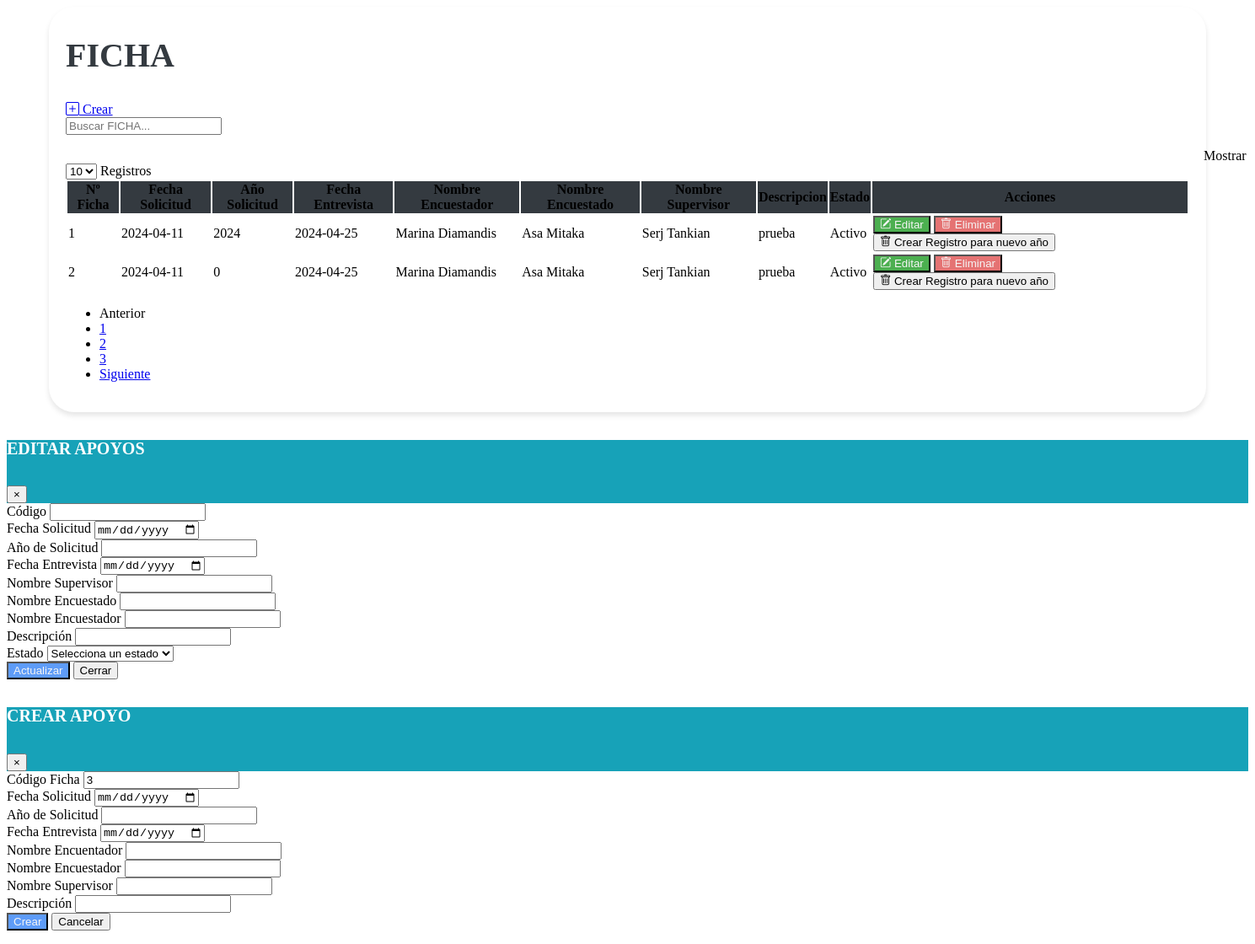
/vistas/Mantenimiento_Ficha.php, run on an earlier commit of the app's database.
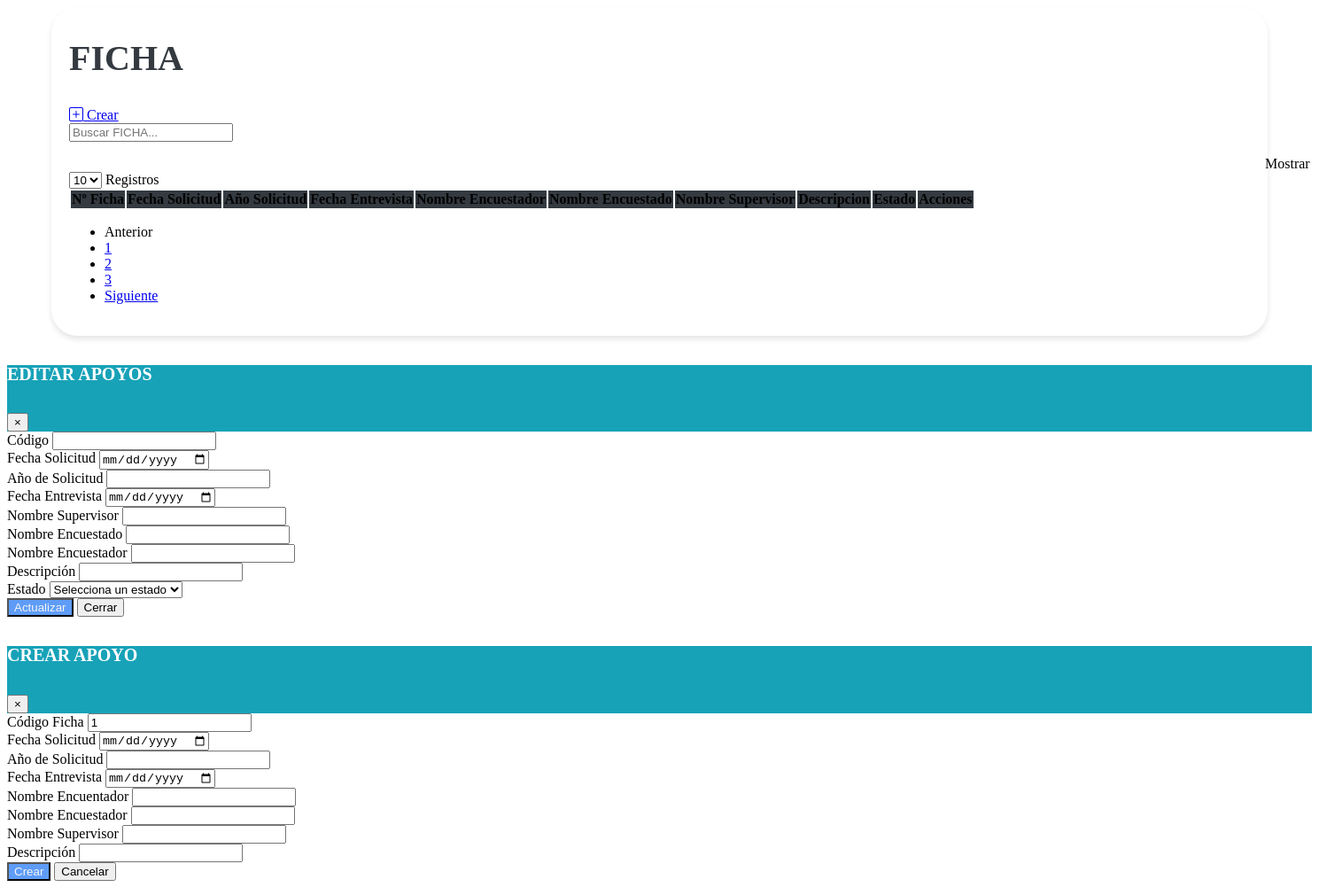
And on a later commit of the database.
### tables this page shows
CREATE TABLE `fichas` (
  `id_ficha` bigint(20) NOT NULL DEFAULT 0,
  `fecha_solicitud` date DEFAULT NULL,
  `anio_solicitud` int(11) DEFAULT NULL,
  `descripcion` varchar(255) DEFAULT NULL,
  `creado_por` varchar(50) DEFAULT NULL,
  `fecha_creacion` timestamp NOT NULL DEFAULT current_timestamp(),
  `modificado_por` varchar(50) DEFAULT NULL,
  `fecha_modificacion` timestamp NOT NULL DEFAULT current_timestamp() ON UPDATE current_timestamp(),
  `estado` enum('A','I') DEFAULT NULL,
  `fecha_entrevista` date DEFAULT NULL,
  `nombre_encuentrador` varchar(50) DEFAULT NULL,
  `firma_productor` varchar(100) DEFAULT NULL,
  `nombre_encuestador` varchar(50) DEFAULT NULL,
  `firma_encuestador` varchar(100) DEFAULT NULL,
  `nombre_supervisor` varchar(50) DEFAULT NULL,
  `firma_supervisor` varchar(100) DEFAULT NULL
);

### vistas/Mantenimiento_Ficha.php (the view, shortened to what the changed rows need)
<link href="https://cdn.jsdelivr.net/npm/bootstrap-icons@1.10.0/font/bootstrap-icons.css" rel="stylesheet">
<link rel="stylesheet" href="assets/css/estilos.css">
<div class="containertable">
    <div class="d-flex justify-content-between align-items-end mb-4">
        <div>
            <h1 class="poppins-font mb-2">FICHA</h1>
            <br>
        </div>
    </div>
    <div class="table-responsive">
        <table class="table table-hover">
            <thead class="table-dark text-center" style="background-color: #343A40;">
                <tr>
                    <th scope="col">Nº Ficha</th>
                    <th scope="col">Fecha Solicitud</th>
                    <th scope="col">Año Solicitud</th>
                    <th scope="col">Fecha Entrevista</th>
                    <th scope="col">Nombre Encuestador</th>
                    <th scope="col">Nombre Encuestado</th>
                    <th scope="col">Nombre Supervisor</th>
                    <th scope="col">Descripcion</th>
                    <th scope="col">Estado</th>
                    <th scope="col">Acciones</th>
                </tr>
            </thead>
            <tbody class="text-center">
                <?php
                include "../php/conexion_be.php";
                $sql = $conexion->query("SELECT * FROM fichas");
                while ($datos = $sql->fetch_object()) { ?>
                    <tr>
                        <td><?= $datos->id_ficha  ?></td>
                        <td><?= $datos->fecha_solicitud ?></td>
                        <td><?= $datos->anio_solicitud ?></td>
                        <td><?= $datos->fecha_entrevista  ?></td>
                        <td><?= $datos->nombre_encuentrador ?></td>
                        <td><?= $datos->nombre_encuestador ?></td>
                        <td><?= $datos->nombre_supervisor  ?></td>
                        <td><?= $datos->descripcion ?></td>
                        <td><?php
                            if ($datos->estado == "A") {
                                echo '<span class="badge bg-success">Activo</span>';
                            } else {
                                echo '<span class="badge bg-danger">Inactivo</span>';
                            }
                            ?></td>
                        <td>
                            <button type="button" class="btn btn-editar" data-toggle="modal" data-target="#modalEditar" onclick="abrirModalEditar
                            ('<?= $datos->id_ficha ?>', '<?= $datos->fecha_solicitud ?>', '<?= $datos->anio_solicitud ?>','<?= $datos->fecha_entrevista ?>', '<?= $datos->nombre_encuentrador ?>', '<?= $datos->nombre_encuestador ?>', '<?= $datos->nombre_supervisor ?>',  '<?= $datos->descripcion ?>',  '<?= $datos->estado ?>')">
                                <i class="bi bi-pencil-square"></i>
                                Editar
                            </button>
                            <form id="deleteForm" method="POST" action="modelos/eliminar_ficha.php" style="display: inline;">
                                <button type="submit" class="btn btn-eliminar">
                                    <i class="bi bi-trash"></i>
                                    Eliminar
                                </button>
                            </form>
                            <form id="duplicar" method="POST" action="" style="display: inline;">
                                <button type="button" class="btn btn-primary" onclick="duplicarFicha(<?= $datos->id_ficha ?>)">
                                    <i class="bi bi-trash"></i>
                                    Crear Registro para nuevo año
                                </button>
                            </form>
                        </td>
                    </tr>
                <?php }
                ?>
            </tbody>
        </table>
    </div>
</div>
<div class="modal fade" id="modalForm" tabindex="-1" role="dialog" aria-labelledby="exampleModalLabel" aria-hidden="true">
    <div class="modal-dialog" role="document">
        <div class="modal-content">
            <div class="modal-body">
                <form action="modelos/agregar_ficha.php" method="POST">
                    <div class="row">
                        <div class="col-6">
                            <div class="form-group ">
                                <label for="codigo">Código Ficha</label>
                                <input type="text" class="form-control" id="codigo" placeholder="Código Ficha" value="<?php echo obtenerNumeroFicha($conexion); ?>" readonly>
                            </div>
                        </div>
                    </div>
                </form>
            </div>
        </div>
    </div>
</div>
<?php
function obtenerNumeroFicha($conexion)
{
    $sql = "SELECT COUNT(*) as id_ficha FROM fichas";
    $result = $conexion->query($sql);
    $row = $result->fetch_assoc();
    $numeroFicha = $row['id_ficha'] + 1;
    return $numeroFicha;
}
?>

What changed in the data, as far as the page shows it:
removed fichas: id_ficha "1", fecha_solicitud "2024-04-11", anio_solicitud "2024", fecha_entrevista "2024-04-25", nombre_encuentrador "Marina Diamandis", nombre_encuestador "Asa Mitaka", nombre_supervisor "Serj Tankian", descripcion "prueba", estado "Activo"
removed fichas: id_ficha "2", fecha_solicitud "2024-04-11", anio_solicitud "0", fecha_entrevista "2024-04-25", nombre_encuentrador "Marina Diamandis", nombre_encuestador "Asa Mitaka", nombre_supervisor "Serj Tankian", descripcion "prueba", estado "Activo"
Also different on the page:
form field obtenerNumeroFicha: "3" → "1"
